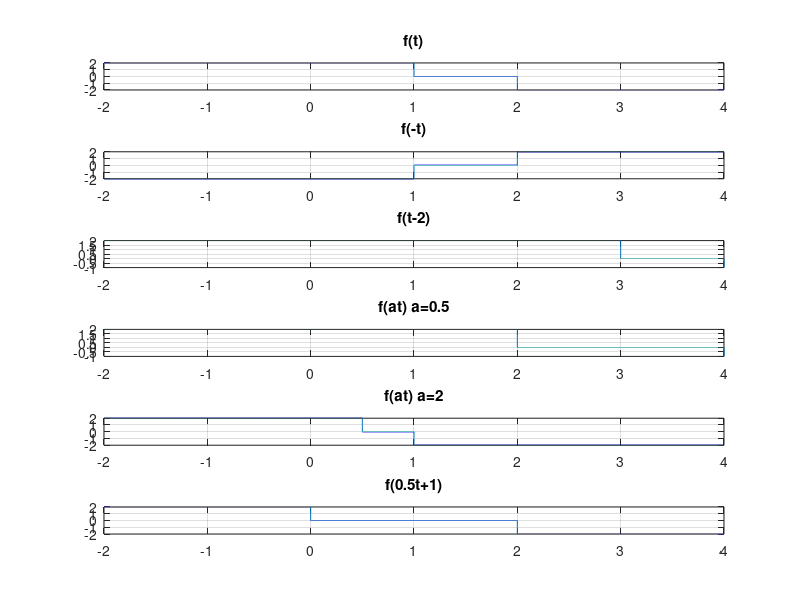

The MATLAB source for this figure:
clear all
clc

fs=10000
t=-2:1/fs:4
ori=-(sign(t-1)+sign(t-2))
subplot(6,1,1)
plot(t, ori)
title('f(t)')
grid on

f=-(sign(1-t)+sign(2-t))
subplot(6,1,2)
plot(t, f)
title('f(-t)')
grid on

f=-(sign(t-3)+sign(t-4))
subplot(6,1,3)
plot(t, f)
title('f(t-2)')
grid on

f=-(sign(0.5*t-1)+sign(0.5*t-2))
subplot(6,1,4)
plot(t, f)
title('f(at) a=0.5')
grid on

f=-(sign(2*t-1)+sign(2*t-2))
subplot(6,1,5)
plot(t, f)
title('f(at) a=2')
grid on

f=-(sign(0.5*t+1-1)+sign(0.5*t+1-2))
subplot(6,1,6)
plot(t, f)
title('f(0.5t+1)')
grid on

